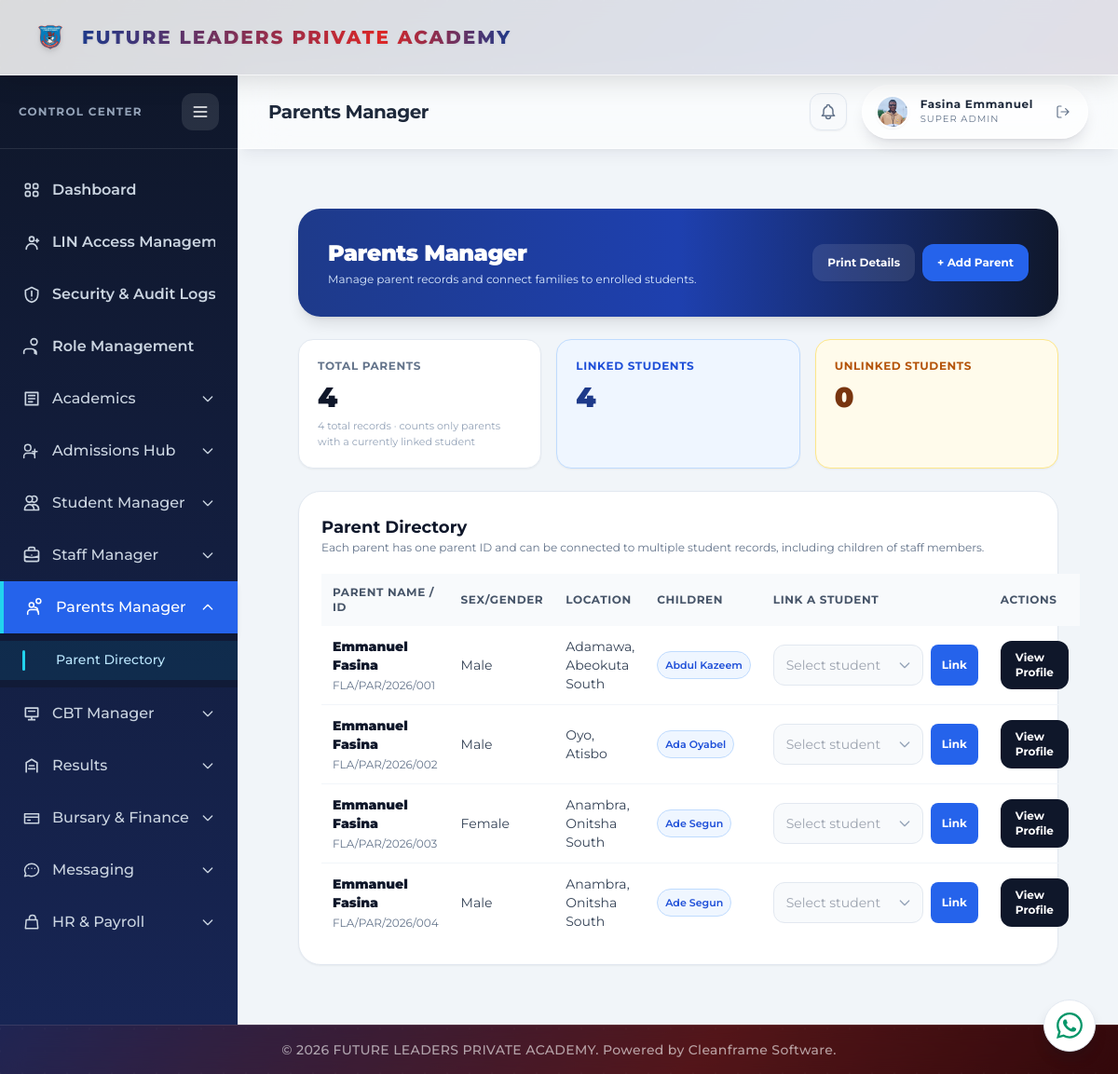
Screenshot of /parents/ (signed in) with the database file from the repository.
### portal/models.py (models this page shows, shortened)
class Parent(models.Model):
    SEX_CHOICES = [('Male', 'Male'), ('Female', 'Female')]
    MARITAL_STATUS_CHOICES = [
        ('Single', 'Single'),
        ('Married', 'Married'),
        ('Separated', 'Separated'),
        ('Divorced', 'Divorced'),
        ('Widowed', 'Widowed'),
    ]
    parent_id = models.CharField(max_length=100, unique=True, blank=True)
    name = models.CharField(max_length=120, blank=True)
    first_name = models.CharField(max_length=50, blank=True)
    last_name = models.CharField(max_length=50, blank=True)
    middle_name = models.CharField(max_length=50, blank=True)
    phone_number = models.CharField(max_length=100, unique=True)
    sex = models.CharField(max_length=100, choices=SEX_CHOICES)
    email = models.EmailField(blank=True, null=True)
    religion = models.CharField(max_length=100, blank=True, null=True)
    occupation = models.CharField(max_length=100, blank=True, null=True)
    marital_status = models.CharField(max_length=100, choices=MARITAL_STATUS_CHOICES)
    address = models.TextField()
    state = models.CharField(max_length=50)
    lga = models.CharField(max_length=80)
    status = models.CharField(max_length=100, choices=[('Active', 'Active'), ('Inactive', 'Inactive')], default='Inactive')
    user = models.OneToOneField(settings.AUTH_USER_MODEL, on_delete=models.SET_NULL, null=True, blank=True, related_name='parent_record')
    class Meta:
        ordering = ['name']
    def __str__(self):
        return ' '.join(part for part in [self.first_name, self.middle_name, self.last_name] if part).strip() or self.name
    @property
    def display_name(self):
        return str(self)

class Student(models.Model):
    SEX_CHOICES = [
        ('Male', 'Male'),
        ('Female', 'Female'),
    ]
    PROGRAM_CHOICES = [
        ('Kindergarten (KG)', 'Kindergarten (KG)'),
        ('Nursery (NUR)', 'Nursery (NUR)'),
        ('Primary (PRY)', 'Primary (PRY)'),
    ]
    RELIGION_CHOICES = [
        ('Christianity', 'Christianity'),
        ('Islam', 'Islam'),
        ('Other', 'Other'),
    ]
    STATUS_CHOICES = [
        ('Active', 'Active'),
        ('Student', 'Student'),
        ('Transferred', 'Transferred'),
        ('Expelled', 'Expelled'),
        ('Graduated', 'Graduated'),
    ]
    student_id = models.CharField(max_length=100, unique=True, blank=True)
    lin = models.CharField(max_length=50, unique=True, blank=True, null=True)
    is_lin_visible = models.BooleanField(default=False)
    first_name = models.CharField(max_length=50)
    last_name = models.CharField(max_length=50, verbose_name='Surname')
    other_name = models.CharField(max_length=50, blank=True, null=True)
    sex = models.CharField(max_length=100, choices=SEX_CHOICES)
    date_of_birth = models.DateField()
    state_of_origin = models.CharField(max_length=50)
    lga_of_origin = models.CharField(max_length=50)
    program = models.CharField(max_length=50, choices=PROGRAM_CHOICES)
    current_class = models.ForeignKey('ClassRoom', on_delete=models.SET_NULL, null=True, blank=True, related_name='students')
    passport = models.ImageField(upload_to='student_passports/', max_length=255, blank=True, null=True)
    physically_challenged = models.BooleanField(default=False)
    phone_number = models.CharField(max_length=100, blank=True, null=True)
    religion = models.CharField(max_length=100, choices=RELIGION_CHOICES, blank=True, null=True)
    email = models.EmailField(blank=True, null=True)
    status = models.CharField(max_length=100, choices=STATUS_CHOICES, default='Student')
    date_enrolled = models.DateField(auto_now_add=True)
    consecutive_absence_flag = models.BooleanField(default=False)
    teacher_comment = models.TextField(blank=True, default='')
    parent = models.ForeignKey('Parent', on_delete=models.SET_NULL, null=True, blank=True, related_name='children')
    user = models.OneToOneField(settings.AUTH_USER_MODEL, on_delete=models.SET_NULL, null=True, blank=True, related_name='student_record')

### portal/views.py (the view, shortened to what this page needs)
# urls.py: path('parents/', views.parents_view, name='parents'),
@login_required(login_url='login')
@registrar_required
def parents_view(request):
    parent_context = {
        'parents': Parent.objects.prefetch_related('children').all(),
        'active_parent_count': Parent.objects.filter(children__isnull=False).distinct().count(),
        'students': Student.objects.filter(status='Student').select_related('parent').order_by('last_name', 'first_name'),
        'available_students': Student.objects.filter(status='Student', parent__isnull=True).order_by('last_name', 'first_name'),
        'linked_students': Student.objects.filter(status='Student', parent__isnull=False).count(),
        'unlinked_students': Student.objects.filter(status='Student', parent__isnull=True).count(),
        'marital_choices': Parent.MARITAL_STATUS_CHOICES,
        'sex_choices': Parent.SEX_CHOICES,
        'state_choices': ['Abia', 'Adamawa', 'Akwa Ibom', 'Anambra', 'Bauchi', 'Bayelsa', 'Benue', 'Borno', 'Cross River', 'Delta', 'Ebonyi', 'Edo', 'Ekiti', 'Enugu', 'FCT', 'Gombe', 'Imo', 'Jigawa', 'Kaduna', 'Kano', 'Katsina', 'Kebbi', 'Kogi', 'Kwara', 'Lagos', 'Nasarawa', 'Niger', 'Ogun', 'Ondo', 'Osun', 'Oyo', 'Plateau', 'Rivers', 'Sokoto', 'Taraba', 'Yobe', 'Zamfara'],
    }
    return render(request, 'portal/parents.html', parent_context)

### portal/context_processors.py (called while the page is built)
def _portal_name_parts(user):
    for relation_name in ('teacher_record', 'student_record', 'parent_record'):
        record = getattr(user, relation_name, None)
        if record:
            first_name = (getattr(record, 'first_name', '') or '').strip()
            last_name = (getattr(record, 'last_name', '') or '').strip()
            if first_name or last_name:
                return first_name, last_name
    return user.first_name.strip(), user.last_name.strip()

def _portal_picture_url(user):
    candidates = [
        getattr(getattr(user, 'account_profile', None), 'profile_picture', None),
        getattr(getattr(user, 'student_record', None), 'passport', None),
        getattr(getattr(user, 'teacher_record', None), 'passport', None),
    ]
    for picture in candidates:
        if picture:
            try:
                if picture.storage.exists(picture.name):
                    return picture.url
            except (OSError, ValueError):
                continue
    return ''

### portal/templates/portal/parents.html (shortened to what this page needs)
{% extends 'portal/base.html' %}
{% block page_title %}Parents Manager{% endblock %}
{% block content %}
<div class="animate-stage-1 min-h-full bg-slate-100 p-6 lg:p-8">
    <div class="animate-stage-2 mx-auto max-w-7xl space-y-6">
        <div class="flex flex-col justify-between gap-4 rounded-3xl bg-gradient-to-r from-blue-900 via-blue-800 to-slate-900 p-8 text-white shadow-lg sm:flex-row sm:items-center">
            <div><h1 class="text-2xl font-black tracking-tight">Parents Manager</h1><p class="mt-1 text-xs text-blue-100">Manage parent records and connect families to enrolled students.</p></div>
            <div class="parent-directory-actions flex gap-2"><button type="button" onclick="openPrintFilter()" class="inline-flex items-center gap-2 rounded-xl bg-white/10 px-4 py-3 text-xs font-bold text-white shadow-sm transition-transform duration-100 hover:bg-white/20 active:scale-95">Print Details</button><button type="button" onclick="openParentModal()" class="inline-flex items-center gap-2 rounded-xl bg-blue-600 px-4 py-3 text-xs font-bold text-white shadow-sm transition-transform duration-100 hover:bg-blue-500 active:scale-95">+ Add Parent</button></div>
        </div>
        <div class="grid grid-cols-1 gap-4 sm:grid-cols-3">
            <div class="rounded-2xl border border-slate-200 bg-white p-5 shadow-sm"><p class="text-xs font-bold uppercase tracking-wider text-slate-500">Total Parents</p><p class="mt-2 text-3xl font-black text-slate-900">{{ active_parent_count }}</p><p class="mt-1 text-[11px] text-slate-400">{{ parents|length }} total record{{ parents|length|pluralize }} · counts only parents with a currently linked student</p></div>
            <div class="rounded-2xl border border-blue-200 bg-blue-50 p-5 shadow-sm"><p class="text-xs font-bold uppercase tracking-wider text-blue-700">Linked Students</p><p class="mt-2 text-3xl font-black text-blue-900">{{ linked_students }}</p></div>
            <div class="rounded-2xl border border-amber-200 bg-amber-50 p-5 shadow-sm"><p class="text-xs font-bold uppercase tracking-wider text-amber-700">Unlinked Students</p><p class="mt-2 text-3xl font-black text-amber-900">{{ unlinked_students }}</p></div>
        </div>
        <div id="parent-directory-print" class="overflow-visible rounded-3xl border border-slate-200 bg-white p-6 shadow-sm">
            <div class="mb-5"><h2 class="text-lg font-bold text-slate-900">Parent Directory</h2><p class="text-xs text-slate-500">Each parent has one parent ID and can be connected to multiple student records, including children of staff members.</p></div>
            <div class="overflow-x-auto"><table class="w-full text-left text-sm"><thead><tr class="bg-slate-50 text-xs uppercase tracking-wider text-slate-600"><th class="p-3"></th><th class="p-3"></th><th class="p-3"></th><th class="p-3"></th><th class="p-3"></th><th class="p-3"></th></tr></thead><tbody class="divide-y divide-slate-100">{% for parent in parents %}<tr><td class="p-3 font-bold text-slate-900"><strong>{{ parent.first_name }} {{ parent.last_name }}</strong><span class="mt-1 block text-xs font-normal text-slate-500">{{ parent.parent_id }}</span></td><td class="p-3 text-slate-700">{{ parent.sex|default:'—' }}</td><td class="p-3 text-slate-700">{{ parent.state }}{% if parent.lga %}, {{ parent.lga }}{% endif %}</td><td class="p-3"><div class="flex max-w-sm flex-wrap gap-1">{% for child in parent.children.all %}<span class="rounded-full border border-blue-200 bg-blue-50 px-2 py-1 text-[11px] font-semibold text-blue-700">{{ child.first_name }} {{ child.last_name }}</span>{% empty %}<span class="text-xs italic text-slate-400">No linked students</span>{% endfor %}</div></td><td class="p-3"><form method="post" class="flex min-w-[220px] gap-2"><div class="relative custom-parent-select flex-1"></div><button type="submit" class="rounded-lg bg-blue-600 px-3 py-2 text-xs font-bold text-white transition-transform duration-100 hover:bg-blue-700 active:scale-95">Link</button></form></td><td class="p-3"><a href="{% url 'parent_profile' parent.pk %}" class="inline-flex rounded-xl bg-slate-900 px-4 py-2.5 text-xs font-bold text-white transition-transform duration-100 hover:bg-slate-800 active:scale-95">View Profile</a></td></tr>{% empty %}<tr><td colspan="6" class="p-12 text-center text-sm text-slate-500">No parent records yet. Add the first parent to begin linking families.</td></tr>{% endfor %}</tbody></table></div>
        </div>
    </div>
</div>
{% endblock %}

### portal/static/portal/css/global.css (style rules this page uses)
html, body, body *, button, input, select, textarea, optgroup { font-family: 'Montserrat' !important; }
html { font-synthesis: none; overflow-x: hidden; }
body { overflow-x: hidden; overflow-wrap: normal; }
:is(.rounded-full, .status-badge, .exam-status-badge, span[class*='rounded-lg']) { white-space: nowrap; overflow-wrap: normal; }

### portal/templates/portal/parents.html (style rules this page uses)
.animate-stage-1 { animation: assembleUp .6s cubic-bezier(.16,1,.3,1) .05s forwards; opacity: 0; }
.animate-stage-2 { animation: assembleUp .6s cubic-bezier(.16,1,.3,1) .15s forwards; opacity: 0; }
#parent-directory-print .overflow-x-auto { overflow: visible; }

### rows the page displays
Parent: first_name "Emmanuel", last_name "Fasina", parent_id "FLA/PAR/2026/001", sex "Male", state "Adamawa", lga "Abeokuta South"
Student: first_name "Abdul", last_name "Kazeem"
Parent: first_name "Emmanuel", last_name "Fasina", parent_id "FLA/PAR/2026/002", sex "Male", state "Oyo", lga "Atisbo"
Student: first_name "Ada", last_name "Oyabel"
Parent: first_name "Emmanuel", last_name "Fasina", parent_id "FLA/PAR/2026/003", sex "Female", state "Anambra", lga "Onitsha South"
Student: first_name "Ade", last_name "Segun"
Parent: first_name "Emmanuel", last_name "Fasina", parent_id "FLA/PAR/2026/004", sex "Male", state "Anambra", lga "Onitsha South"
Student: first_name "Ade", last_name "Segun"

### other values shown
{{ portal_display_name }} "Fasina Emmanuel"
{{ active_parent_count }} "4"
{{ parents|length }} "4"
{{ linked_students }} "4"
{{ unlinked_students }} "0"
